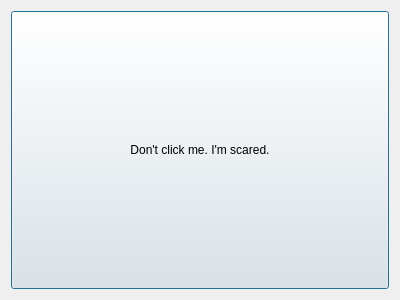
<?xml version="1.0" encoding="UTF-8"?>
<ui version="4.0">
 <class>Maintenance</class>
 <widget class="QDialog" name="Maintenance">
  <property name="geometry">
   <rect>
    <x>0</x>
    <y>0</y>
    <width>400</width>
    <height>300</height>
   </rect>
  </property>
  <property name="windowTitle">
   <string>Maintenance</string>
  </property>
  <layout class="QGridLayout" name="gridLayout">
   <item row="0" column="0">
    <widget class="QPushButton" name="BackButton">
     <property name="sizePolicy">
      <sizepolicy hsizetype="MinimumExpanding" vsizetype="MinimumExpanding">
       <horstretch>0</horstretch>
       <verstretch>0</verstretch>
      </sizepolicy>
     </property>
     <property name="text">
      <string>Don't click me. I'm scared.</string>
     </property>
    </widget>
   </item>
  </layout>
 </widget>
 <resources/>
 <connections/>
</ui>
